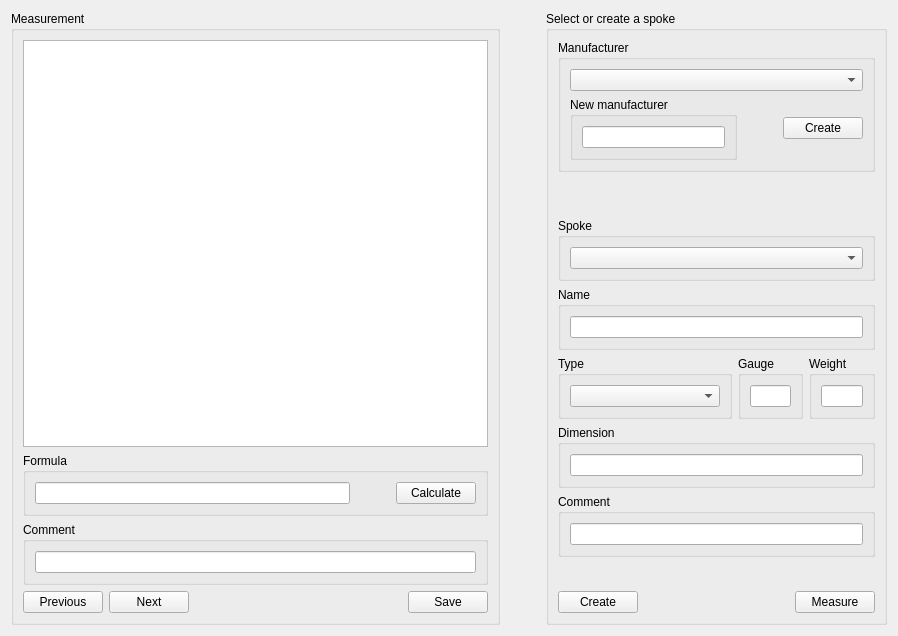
      <widget class="QWidget" name="measurementTab">
       <attribute name="title">
        <string>Measure a new spoke</string>
       </attribute>
       <layout class="QHBoxLayout" name="horizontalLayoutMeasurementTop">
        <item>
         <layout class="QHBoxLayout" name="horizontalLayoutMeasurement" stretch="2,0,1">
          <item>
           <layout class="QHBoxLayout" name="horizontalLayoutMeasurementsLeft" stretch="0">
            <item>
             <widget class="QGroupBox" name="groupBoxMeasurement">
              <property name="title">
               <string>Measurement</string>
              </property>
              <layout class="QVBoxLayout" name="verticalLayoutManufacturer" stretch="0,0,0,0">
               <item>
                <layout class="QHBoxLayout" name="horizontalLayoutManufacturerLeft" stretch="5">
                 <item>
                  <widget class="QTableWidget" name="tableWidgetMeasurements"/>
                 </item>
                </layout>
               </item>
               <item>
                <widget class="QGroupBox" name="groupBoxFormula">
                 <property name="title">
                  <string>Formula</string>
                 </property>
                 <layout class="QHBoxLayout" name="horizontalLayoutFormula" stretch="1,0,0">
                  <item>
                   <widget class="QLineEdit" name="lineEditFormula"/>
                  </item>
                  <item>
                   <spacer name="horizontalSpacerMeasurementCenterLeft">
                    <property name="orientation">
                     <enum>Qt::Orientation::Horizontal</enum>
                    </property>
                    <property name="sizeHint" stdset="0">
                     <size>
                      <width>40</width>
                      <height>20</height>
                     </size>
                    </property>
                   </spacer>
                  </item>
                  <item>
                   <widget class="QPushButton" name="pushButtonCalculateFormula">
                    <property name="text">
                     <string>Calculate</string>
                    </property>
                    <property name="icon">
                     <iconset theme="QIcon::ThemeIcon::SyncSynchronizing"/>
                    </property>
                   </widget>
                  </item>
                 </layout>
                </widget>
               </item>
               <item>
                <widget class="QGroupBox" name="groupBoxMeasurementComment">
                 <property name="title">
                  <string>Comment</string>
                 </property>
                 <layout class="QVBoxLayout" name="verticalLayoutCommentMeasurement">
                  <item>
                   <widget class="QLineEdit" name="lineEditMeasurementComment"/>
                  </item>
                 </layout>
                </widget>
               </item>
               <item>
                <layout class="QHBoxLayout" name="horizontalLayoutMeasurementsButtons">
                 <item>
                  <widget class="QPushButton" name="pushButtonPreviousMeasurement">
                   <property name="text">
                    <string>Previous</string>
                   </property>
                   <property name="icon">
                    <iconset theme="QIcon::ThemeIcon::GoPrevious"/>
                   </property>
                  </widget>
                 </item>
                 <item>
                  <widget class="QPushButton" name="pushButtonNextMeasurement">
                   <property name="text">
                    <string>Next</string>
                   </property>
                   <property name="icon">
                    <iconset theme="QIcon::ThemeIcon::GoNext"/>
                   </property>
                  </widget>
                 </item>
                 <item>
                  <spacer name="horizontalSpacerMeasurementBottomLeft">
                   <property name="orientation">
                    <enum>Qt::Orientation::Horizontal</enum>
                   </property>
                   <property name="sizeHint" stdset="0">
                    <size>
                     <width>40</width>
                     <height>20</height>
                    </size>
                   </property>
                  </spacer>
                 </item>
                 <item>
                  <widget class="QPushButton" name="pushButtonSaveMeasurement">
                   <property name="text">
                    <string>Save</string>
                   </property>
                   <property name="icon">
                    <iconset theme="QIcon::ThemeIcon::DocumentSave"/>
                   </property>
                  </widget>
                 </item>
                </layout>
               </item>
              </layout>
             </widget>
            </item>
           </layout>
          </item>
          <item>
           <spacer name="horizontalSpacerMeasurementCenter">
            <property name="orientation">
             <enum>Qt::Orientation::Horizontal</enum>
            </property>
            <property name="sizeHint" stdset="0">
             <size>
              <width>40</width>
              <height>20</height>
             </size>
            </property>
           </spacer>
          </item>
          <item>
           <widget class="QGroupBox" name="groupBoxSpokeMeasurement">
            <property name="title">
             <string>Select or create a spoke</string>
            </property>
            <layout class="QVBoxLayout" name="verticalLayoutSpokeMeasurement">
             <item>
              <widget class="QGroupBox" name="groupBoxManufacturer2">
               <property name="title">
                <string>Manufacturer</string>
               </property>
               <layout class="QVBoxLayout" name="verticalLayoutManufacturerMeasurement" stretch="0,0">
                <item>
                 <widget class="QComboBox" name="comboBoxManufacturer2">
                  <property name="sizePolicy">
                   <sizepolicy hsizetype="Preferred" vsizetype="Preferred">
                    <horstretch>0</horstretch>
                    <verstretch>0</verstretch>
                   </sizepolicy>
                  </property>
                 </widget>
                </item>
                <item>
                 <layout class="QHBoxLayout" name="horizontalLayoutManufacturer" stretch="3,0,1">
                  <item>
                   <widget class="QGroupBox" name="groupBoxNewManufacturer2">
                    <property name="sizePolicy">
                     <sizepolicy hsizetype="Preferred" vsizetype="Preferred">
                      <horstretch>0</horstretch>
                      <verstretch>0</verstretch>
                     </sizepolicy>
                    </property>
                    <property name="title">
                     <string>New manufacturer</string>
                    </property>
                    <layout class="QVBoxLayout" name="verticalLayoutNewManufacturerMeasurement">
                     <item>
                      <widget class="QLineEdit" name="lineEditNewManufacturer2">
                       <property name="sizePolicy">
                        <sizepolicy hsizetype="Preferred" vsizetype="Preferred">
                         <horstretch>0</horstretch>
                         <verstretch>0</verstretch>
                        </sizepolicy>
                       </property>
                      </widget>
                     </item>
                    </layout>
                   </widget>
                  </item>
                  <item>
                   <spacer name="horizontalSpacerManufacturer2">
                    <property name="orientation">
                     <enum>Qt::Orientation::Horizontal</enum>
                    </property>
                    <property name="sizeHint" stdset="0">
                     <size>
                      <width>40</width>
                      <height>20</height>
                     </size>
                    </property>
                   </spacer>
                  </item>
                  <item>
                   <widget class="QPushButton" name="pushButtonNewManufacturer2">
                    <property name="sizePolicy">
                     <sizepolicy hsizetype="Preferred" vsizetype="Maximum">
                      <horstretch>0</horstretch>
                      <verstretch>0</verstretch>
                     </sizepolicy>
                    </property>
                    <property name="text">
                     <string>Create</string>
                    </property>
                    <property name="icon">
                     <iconset theme="QIcon::ThemeIcon::DocumentNew"/>
                    </property>
                   </widget>
                  </item>
                 </layout>
                </item>
               </layout>
              </widget>
             </item>
             <item>
              <spacer name="verticalSpacerMeasurementTop">
               <property name="orientation">
                <enum>Qt::Orientation::Vertical</enum>
               </property>
               <property name="sizeHint" stdset="0">
                <size>
                 <width>20</width>
                 <height>40</height>
                </size>
               </property>
              </spacer>
             </item>
             <item>
              <widget class="QGroupBox" name="groupBoxSpoke2">
               <property name="title">
                <string>Spoke</string>
               </property>
               <layout class="QVBoxLayout" name="verticalLayoutSelectSpokeMeasurement">
                <item>
                 <widget class="QComboBox" name="comboBoxSpoke2">
                  <property name="sizePolicy">
                   <sizepolicy hsizetype="Preferred" vsizetype="Preferred">
                    <horstretch>0</horstretch>
                    <verstretch>0</verstretch>
                   </sizepolicy>
                  </property>
                 </widget>
                </item>
               </layout>
              </widget>
             </item>
             <item>
              <widget class="QGroupBox" name="groupBoxName2">
               <property name="title">
                <string>Name</string>
               </property>
               <layout class="QVBoxLayout" name="verticalLayoutSpokeNameMeasurement">
                <item>
                 <widget class="QLineEdit" name="lineEditName2">
                  <property name="sizePolicy">
                   <sizepolicy hsizetype="Preferred" vsizetype="Preferred">
                    <horstretch>0</horstretch>
                    <verstretch>0</verstretch>
                   </sizepolicy>
                  </property>
                 </widget>
                </item>
               </layout>
              </widget>
             </item>
             <item>
              <layout class="QHBoxLayout" name="horizontalLayoutSpokeDefinitionsMeasurement" stretch="10,1,1,1">
               <item>
                <widget class="QGroupBox" name="groupBoxType2">
                 <property name="title">
                  <string>Type</string>
                 </property>
                 <layout class="QVBoxLayout" name="verticalLayoutTypeMeasurement">
                  <item>
                   <widget class="QComboBox" name="comboBoxType2">
                    <property name="sizePolicy">
                     <sizepolicy hsizetype="MinimumExpanding" vsizetype="Maximum">
                      <horstretch>0</horstretch>
                      <verstretch>0</verstretch>
                     </sizepolicy>
                    </property>
                    <property name="minimumSize">
                     <size>
                      <width>150</width>
                      <height>0</height>
                     </size>
                    </property>
                   </widget>
                  </item>
                 </layout>
                </widget>
               </item>
               <item>
                <spacer name="horizontalSpacerSpokeMeasurement">
                 <property name="orientation">
                  <enum>Qt::Orientation::Horizontal</enum>
                 </property>
                 <property name="sizeHint" stdset="0">
                  <size>
                   <width>40</width>
                   <height>20</height>
                  </size>
                 </property>
                </spacer>
               </item>
               <item>
                <widget class="QGroupBox" name="groupBoxGauge2">
                 <property name="title">
                  <string>Gauge</string>
                 </property>
                 <layout class="QVBoxLayout" name="verticalLayoutGaugeMeasurement">
                  <item>
                   <widget class="QLineEdit" name="lineEditGauge2">
                    <property name="sizePolicy">
                     <sizepolicy hsizetype="Preferred" vsizetype="Preferred">
                      <horstretch>0</horstretch>
                      <verstretch>0</verstretch>
                     </sizepolicy>
                    </property>
                   </widget>
                  </item>
                 </layout>
                </widget>
               </item>
               <item>
                <widget class="QGroupBox" name="groupBoxWeight2">
                 <property name="title">
                  <string>Weight</string>
                 </property>
                 <layout class="QVBoxLayout" name="verticalLayoutWeightMeasurement">
                  <item>
                   <widget class="QLineEdit" name="lineEditWeight2">
                    <property name="sizePolicy">
                     <sizepolicy hsizetype="Preferred" vsizetype="Preferred">
                      <horstretch>0</horstretch>
                      <verstretch>0</verstretch>
                     </sizepolicy>
                    </property>
                   </widget>
                  </item>
                 </layout>
                </widget>
               </item>
              </layout>
             </item>
             <item>
              <widget class="QGroupBox" name="groupBoxDimension2">
               <property name="title">
                <string>Dimension</string>
               </property>
               <layout class="QVBoxLayout" name="verticalLayoutSpokeDimensionMeasurement">
                <item>
                 <widget class="QLineEdit" name="lineEditDimension2">
                  <property name="sizePolicy">
                   <sizepolicy hsizetype="Preferred" vsizetype="Preferred">
                    <horstretch>0</horstretch>
                    <verstretch>0</verstretch>
                   </sizepolicy>
                  </property>
                 </widget>
                </item>
               </layout>
              </widget>
             </item>
             <item>
              <widget class="QGroupBox" name="groupBoxSpokeComment2">
               <property name="title">
                <string>Comment</string>
               </property>
               <layout class="QVBoxLayout" name="verticalLayoutSpokeCommentMeasurement">
                <item>
                 <widget class="QLineEdit" name="lineEditSpokeComment2">
                  <property name="sizePolicy">
                   <sizepolicy hsizetype="Preferred" vsizetype="Preferred">
                    <horstretch>0</horstretch>
                    <verstretch>0</verstretch>
                   </sizepolicy>
                  </property>
                 </widget>
                </item>
               </layout>
              </widget>
             </item>
             <item>
              <spacer name="verticalSpacerMeasurementBottom">
               <property name="orientation">
                <enum>Qt::Orientation::Vertical</enum>
               </property>
               <property name="sizeHint" stdset="0">
                <size>
                 <width>20</width>
                 <height>28</height>
                </size>
               </property>
              </spacer>
             </item>
             <item>
              <layout class="QHBoxLayout" name="horizontalLayoutSpokeButtonsMeasurement">
               <item>
                <widget class="QPushButton" name="pushButtonCreateSpoke2">
                 <property name="sizePolicy">
                  <sizepolicy hsizetype="Maximum" vsizetype="Maximum">
                   <horstretch>0</horstretch>
                   <verstretch>0</verstretch>
                  </sizepolicy>
                 </property>
                 <property name="text">
                  <string>Create</string>
                 </property>
                 <property name="icon">
                  <iconset theme="QIcon::ThemeIcon::ListAdd"/>
                 </property>
                </widget>
               </item>
               <item>
                <spacer name="horizontalSpacerMeasurementRight">
                 <property name="orientation">
                  <enum>Qt::Orientation::Horizontal</enum>
                 </property>
                 <property name="sizeHint" stdset="0">
                  <size>
                   <width>40</width>
                   <height>20</height>
                  </size>
                 </property>
                </spacer>
               </item>
               <item>
                <widget class="QPushButton" name="pushButtonMeasureSpoke">
                 <property name="sizePolicy">
                  <sizepolicy hsizetype="Maximum" vsizetype="Maximum">
                   <horstretch>0</horstretch>
                   <verstretch>0</verstretch>
                  </sizepolicy>
                 </property>
                 <property name="text">
                  <string>Measure</string>
                 </property>
                 <property name="icon">
                  <iconset theme="QIcon::ThemeIcon::DocumentProperties"/>
                 </property>
                </widget>
               </item>
              </layout>
             </item>
            </layout>
           </widget>
          </item>
         </layout>
        </item>
       </layout>
      </widget>
